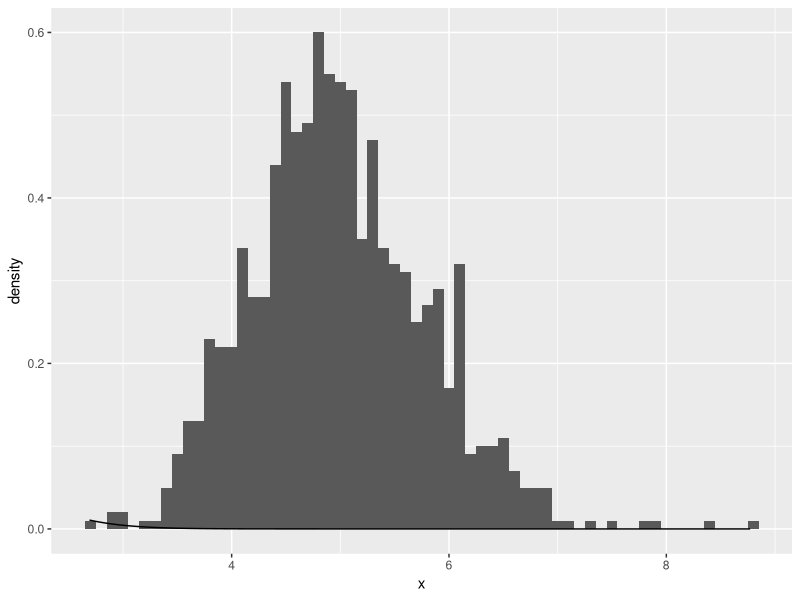

This chart was generated by the following R code:
## ---- chunk 1
library(ggplot2)

lambda <- 0.2
n <- 40
simNumber <- 1:1000
set.seed(888)

sampleMean <- data.frame(
                x = sapply(simNumber, 
                    function(x) {
                        mean(rexp(n,rate = lambda))
                    }
                    )
                )

simMean <- mean(sampleMean$x)
trueMean <- 1/lambda

## ---- chunk 2

simVar <- var(sampleMean$x)
trueVar <- ((1/lambda)/sqrt(n))^2
## ---- chunk 3
ggplot(data = sampleMean, aes(x = x)) + 
    geom_histogram(aes(y=..density..),binwidth = 0.10) +
    stat_function(fun = dnorm, arg = list(mean = trueMean, sd = sd(sampleMean$x)))
